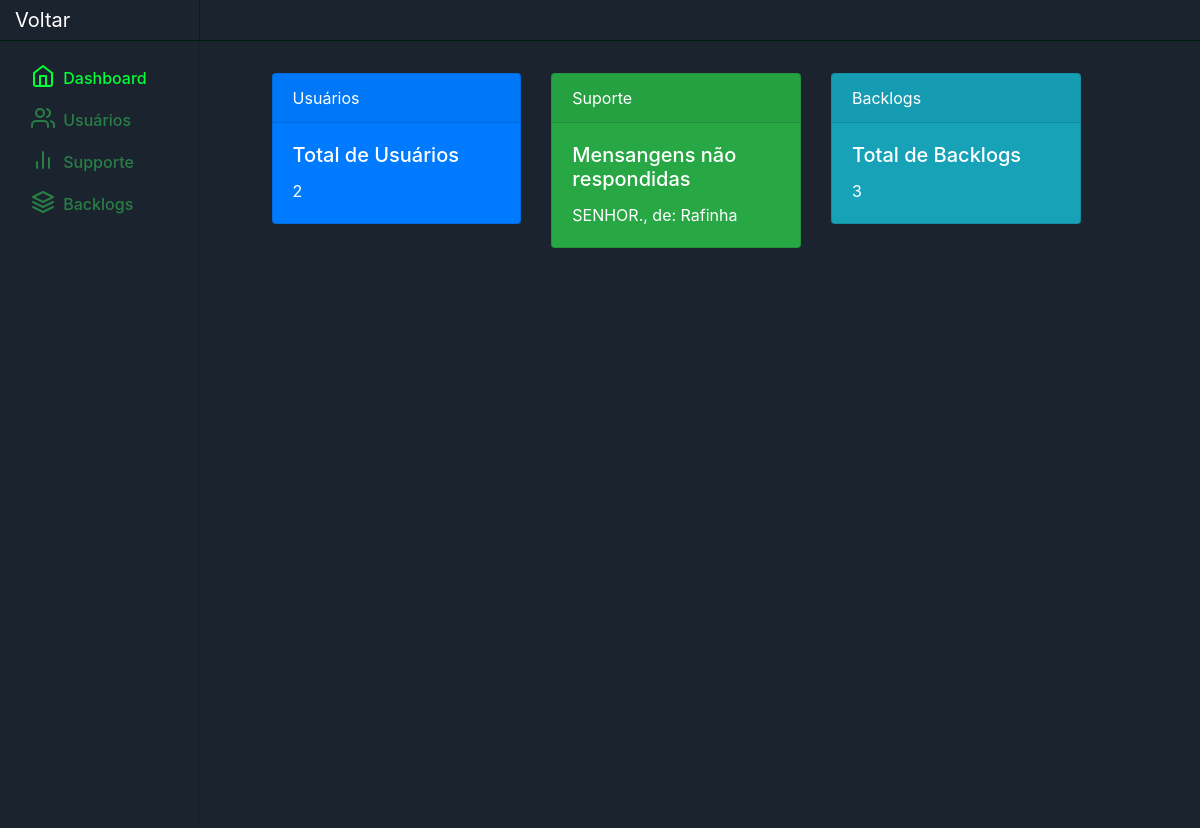
Page /dashboard/ on the earlier database version.
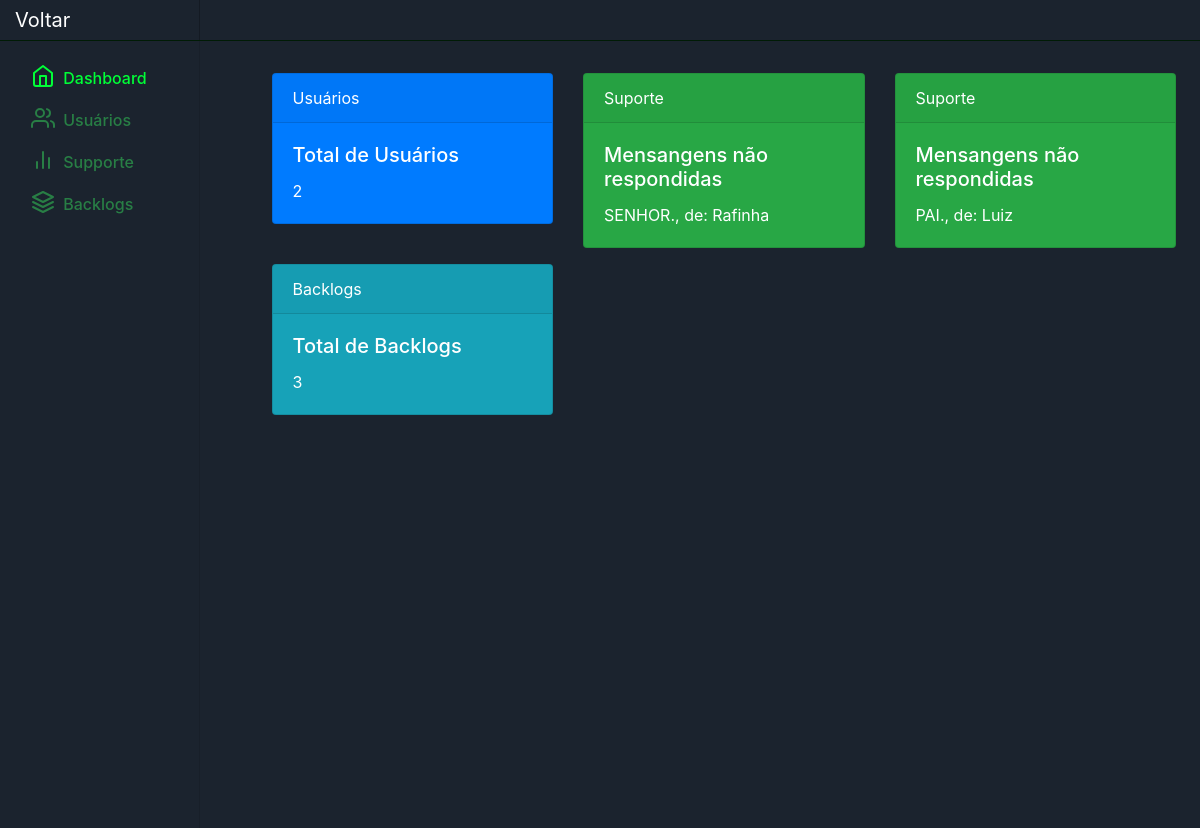
Same page on the later database version.
### app/models.py (models this page shows, shortened)
class SupportMensagens(models.Model):
    usuario = models.ForeignKey(Usuarios, on_delete=models.CASCADE, null=True)
    descricao = models.TextField(null=True)
    data_envio = models.DateTimeField(auto_now_add=True,null=True)

class Usuarios(models.Model):
    matricula = models.CharField(max_length=14, unique=True, null=True)
    email = models.EmailField(unique=True, null=True)
    nome = models.CharField(max_length=255, null=True)
    sobrenome = models.CharField(max_length=255, null=False, blank=False)
    numero = models.CharField(max_length=20, null=False)
    data_cadastro = models.DateField(auto_now_add=True, null=True)
    data_ultimo_login = models.DateTimeField(auto_now_add=True, null=True)

### app/views.py (the view)
# urls.py: path('dashboard/', dashboard, name="backlogs"),
def dashboard(request):
    total_usuarios = Usuarios.objects.count()
    support = SupportMensagens.objects.all()
    total_backlogs = Backlogs.objects.count()
    context = {
        'total_usuarios': total_usuarios,
        'total_backlogs': total_backlogs,
        'support': support,
    }
    return render(request, "app/dashboard/dashboard.html", context)

### app/templates/app/dashboard/dashboard.html
{% extends 'nav.html' %}
{% block center %}
<div class="container_main"
style="
display: flex;
background-color: #1B232E;
flex-direction: column;
align-items: flex-start;
width: 100%;
height: 100vh;
padding-left: 5%;
">
<div class="row mt-3">
  <div class="col-md-4">
    <div class="card text-white bg-primary mb-3">
      <div class="card-header">Usuários</div>
      <div class="card-body">
        <h5 class="card-title">Total de Usuários</h5>
        <p class="card-text"> {{ total_usuarios }} </p>
      </div>
    </div>
  </div>
  {% for i in support %}
  <div class="col-md-4">
    <div class="card text-white bg-success mb-3">
      <div class="card-header">Suporte</div>
      <div class="card-body">
        <h5 class="card-title">Mensangens não respondidas</h5>
        <p class="card-text"> {{ i.descricao }}, de: {{ i.usuario.nome }}</p>
      </div>
    </div>
  </div>
  {% endfor %}
  <div class="col-md-4">
    <div class="card text-white bg-info mb-3">
      <div class="card-header">Backlogs</div>
      <div class="card-body">
        <h5 class="card-title">Total de Backlogs</h5>
        <p class="card-text"> {{ total_backlogs }} </p>
      </div>
    </div>
  </div>
</div>
</div>
{% endblock %}

Differences in the rows shown:
added SupportMensagens: descricao "PAI.", usuario.nome "Luiz"
